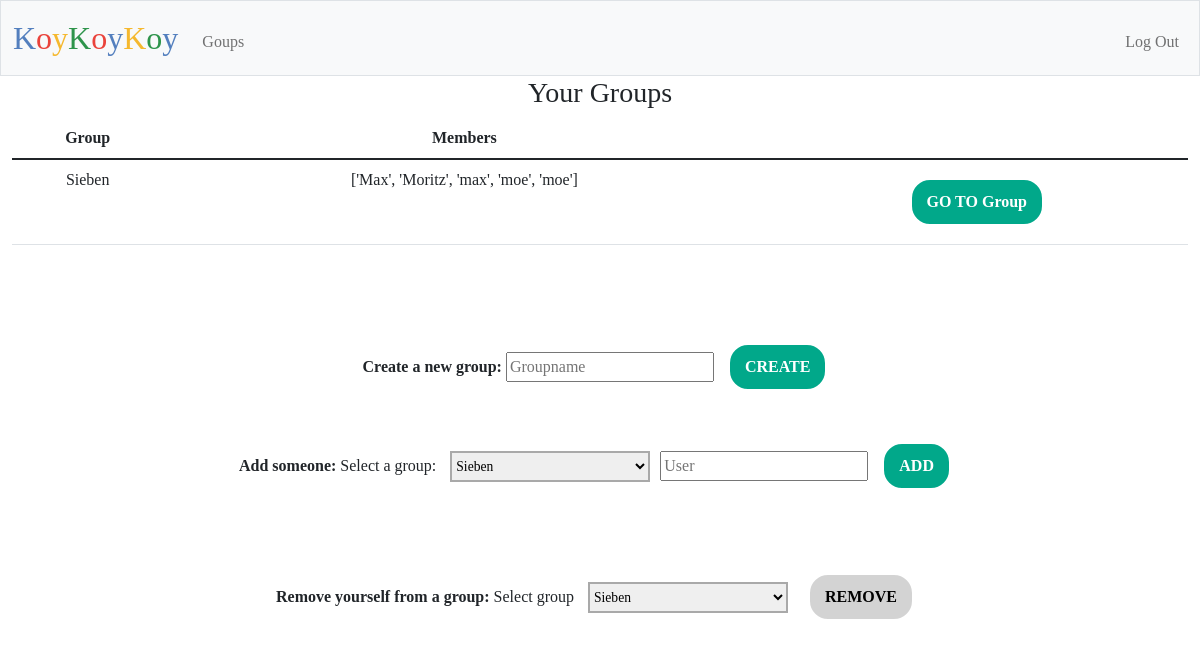
The app's page /groups (signed in), older data.
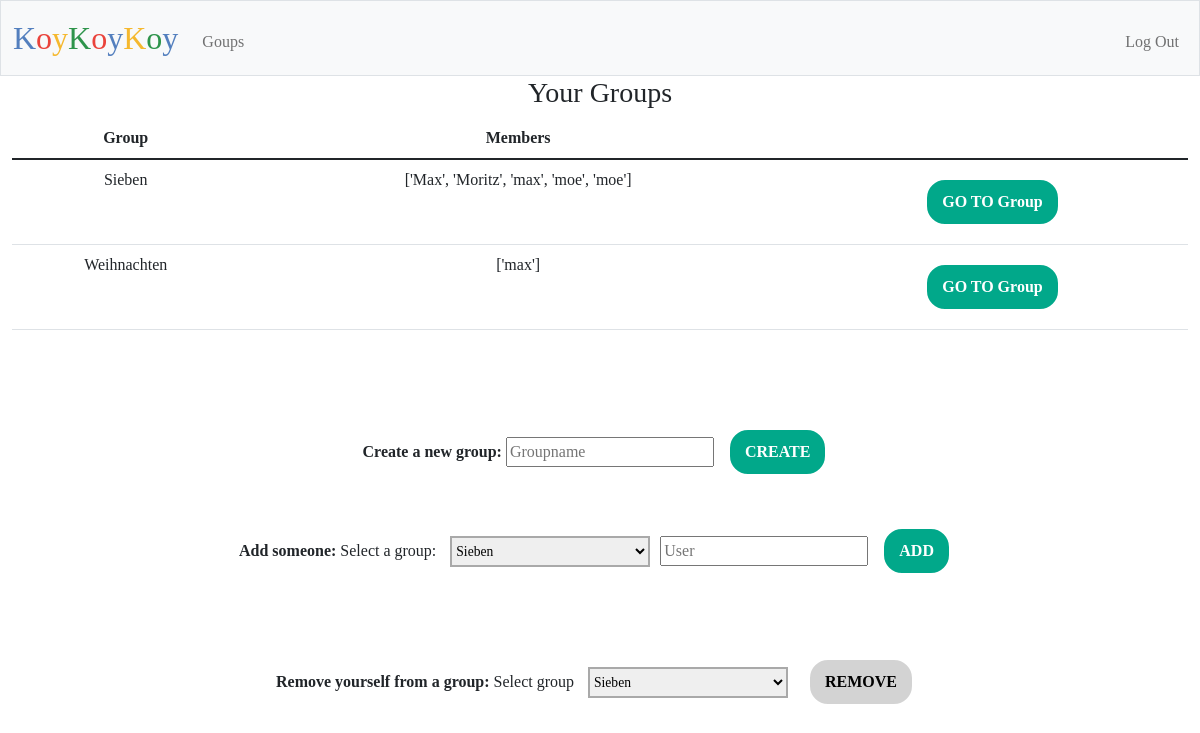
The same page, newer data.
### tables this page shows
CREATE TABLE groupmembers (id integer primary key AUTOINCREMENT, group_id integer, group_name text, user_id integer, username text);

### app.py (the view)
@app.route("/groups", methods=["GET", "POST"])
def groups():
    session["groups"] = get_groups()
    if request.method == "POST":
        new_group = request.form.get("create_group")
        db.execute("INSERT INTO groups(group_name) VALUES (?)", (new_group,))
        new_group_id = db.execute("SELECT group_id FROM groups WHERE group_name = ?", (new_group,))
        new_group_id = db.fetchall()
        new_group_id = [x[0] for x in new_group_id][0]
        db.execute("INSERT INTO groupmembers(group_id, group_name, user_id, username) VALUES (?,?,?,?)", (new_group_id, new_group, session["user_id"], session["username"]))
        con.commit()
        session["groups"] = get_groups() # Update the session
        session["list_group_name_list"] = group_members()
        print("@goups post session groups:", session["groups"])
        print("@goups post session list_group_name_list:", session["list_group_name_list"])
        flash(f"Group *{new_group}* created:)")
        return render_template("groups.html", groups=session["groups"], list_group_name_list=session["list_group_name_list"])
    else:
        if not session["groups"]:
            flash(f"You don't have any groups yet :)")
            return render_template("groups.html")
        else:
            group_name_list = []
            list_group_name_list = []
            for i in range(len(session["groups"])):
                db.execute("select username from groupmembers WHERE group_name = ?", (session["groups"][i],))
                user_name = db.fetchall()
                for j in range(len(user_name)):
                    user_name_item = [x[0] for x in user_name][j]
                    group_name_list.append(user_name_item)
                list_group_name_list.append(group_name_list)
                session["list_group_name_list"] = list_group_name_list
                group_name_list = []
            return render_template("groups.html", groups=session["groups"], list_group_name_list=session["list_group_name_list"])

### app.py (called while the page is built)
def get_groups():
    db.execute("select group_name from groupmembers WHERE user_id = ?", (session["user_id"],))
    all_groups = db.fetchall()
    all_groups = [str(val[0]) for val in all_groups]
    return all_groups

### templates/groups.html (shortened to what this page needs)
{% extends "layout.html" %}
{% block main %}
<h3>Your Groups</h3>
<table class="table">
    <thead>
        <tr>
            <th>Group</th>
            <th>Members</th>
        </tr>
    </thead>
    <tbody>
        {% for i in range(groups|count) %}
            <tr>
                <td>{{groups[i]}}</td>
                <td>{{ list_group_name_list[i] }}</td>
                <td>
                    <form action="/enter_group" method="POST">
                        <input class="btn_enter_group" type="submit" value="GO TO Group" id="btn_add">
                    </form>
                </td>
            </tr>
        {% endfor %}
    </tbody>
</table>
<br><br><br>
<div id="groups">
    <form action="/groups" method="POST">
        <label for="create_group"><b>Create a new group:</b></label>
        <input autofocus required="required" autocomplete="off" type="text" name="create_group" placeholder="Groupname">
        <input type="submit" value="CREATE" id="btn_add">
    </form>
</div>
<div id="add_user">
    <form action="/add_user" method="POST">
        <label for="add_user"><b>Add someone:</b></label>
        <label for="select_group">Select a group:</label>
        <select name="select_groups">
            {% for item in groups %}
                <option value="{{ item }}">{{ item }}</option>
            {% endfor %}
        <input autofocus required="required" autocomplete="off" type="text" name="add_user" placeholder="User">
        <input type="submit" value="ADD" id="btn_add">
    </form>
</div>
<div id="remove_yourself">
    <form action="/remove_yourself" method="POST">
        <label for="remove_yourself"><b>Remove yourself from a group:</b></label>
        <label for="select_group">Select group</label>
        <select name="select_removal_group">
            {% for item in groups %}
                <option value="{{ item }}">{{ item }}</option>
            {% endfor %}
        <input type="submit" value="REMOVE" id="btn_remove">
    </form>
</div>
{% endblock %}

### templates/layout.html (shortened to what this page needs)
<!DOCTYPE html>
<html>
    <head>
        <link href="https://cdn.jsdelivr.net/npm/bootstrap@5.1.3/dist/css/bootstrap.min.css" rel="stylesheet">
        <link href="/static/main.css" rel="stylesheet">
    </head>
    <body>
        <nav class="bg-light border navbar navbar-expand-md navbar-light">
            <div class="container-fluid">
                <a class="navbar-brand" href="/"><span class="blue">K</span><span class="red">o</span><span class="yellow">y</span><span class="green">K</span><span class="red">o</span><span class="blue">y</span><span class="yellow">K</span><span class="green">o</span><span class="blue">y</span></a>
                <div class="collapse navbar-collapse" id="navbar">
                    {% if session["user_id"] %}
                        <ul class="navbar-nav me-auto mt-2">
                            <li class="nav-item"><a class="nav-link" href="/groups">Goups</a></li>
                        </ul>
                        <ul class="navbar-nav ms-auto mt-2">
                            <li class="nav-item"><a class="nav-link" href="/logout">Log Out</a></li>
                        </ul>
                    {% else %}
                        <ul class="navbar-nav ms-auto mt-2">
                            <li class="nav-item"><a class="nav-link" href="/register">Register</a></li>
                            <li class="nav-item"><a class="nav-link" href="/login">Log In</a></li>
                        </ul>
                    {% endif %}
                </div>
            </div>
        </nav>
        <div class="container-fluid">
        {% block main %}
        {% endblock%}
        </div>
    </body>
</html>

### static/main.css (style rules this page uses)
.container-fluid { text-align: center; font-family: "Verdana"; }
#btn_remove { background-color: lightgray; color: black; font-weight: bold; border-radius: 20px; border: 2px solid white; margin: 10px; padding: 10px 15px; }
#btn_add { background-color: #01a88a; color: white; font-weight: bold; border-radius: 20px; border: 2px solid white; margin: 10px; padding: 10px 15px; }
select { font-family: Verdana; font-size: 0.85em; width: 200px; margin: 50px 10px; padding: 5px 0px; border: 2px solid darkgray; }
nav .navbar-brand { font-size: xx-large; }
nav .navbar-brand .blue { color: #537fbe; }
nav .navbar-brand .red { color: #ea433b; }
nav .navbar-brand .yellow { color: #f5b82e; }
nav .navbar-brand .green { color: #2e944b; }
.table { margin-left: auto; margin-right: auto; }

Row changes from the older to the newer data that the page shows:
added groupmembers: group_name "Weihnachten"
Text that changed along with them:
new list line: "['max'] GO TO Group"
